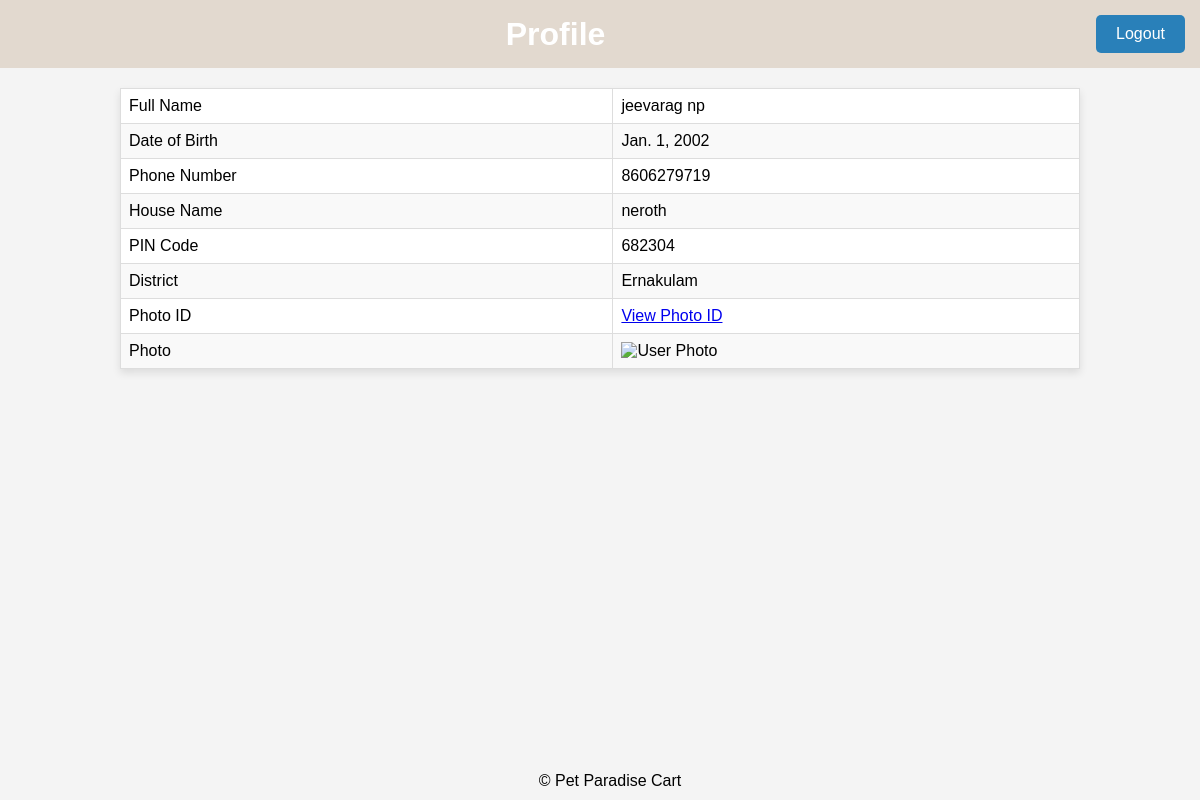
The page /profile/ (signed in) on the database its author committed.
### aapmapp/models.py (models this page shows, shortened)
class UserProfile(models.Model):
    user = models.ForeignKey("Dealer", on_delete=models.CASCADE)  # Assuming you have a ForeignKey relationship with the Dealer model
    fullname = models.CharField(max_length=100)
    dateofbirth = models.DateField()
    phone = models.CharField(max_length=10)
    housename = models.CharField(max_length=100)
    pincode = models.CharField(max_length=6)
    district = models.CharField(max_length=50, choices=[  # Add choices for the available districts
        ("Thiruvananthapuram", "Thiruvananthapuram"),
        ("Kollam", "Kollam"),
        ("Pathanamthitta", "Pathanamthitta"),
        ("Alappuzha", "Alappuzha"),
        ("Kottayam", "Kottayam"),
        ("Idukki", "Idukki"),
        ("Ernakulam", "Ernakulam"),
        ("Thrissur", "Thrissur"),
        ("Palakkad", "Palakkad"),
        ("Malappuram", "Malappuram"),
        ("Kozhikode", "Kozhikode"),
        ("Wayanad", "Wayanad"),
        ("Kannur", "Kannur"),
        ("Kasaragod", "Kasaragod"),
    ])
    photoid = models.FileField(upload_to='photoids/')  # Make sure to configure your media settings for file uploads
    photo = models.ImageField(upload_to='photos/')  # Make sure to configure your media settings for image uploads

### aapmapp/views.py (the view)
# urls.py: path('profile/', views.profile, name='profile'),
@login_required
def profile(request):
    user_profiles = UserProfile.objects.filter(user=request.user)
    if user_profiles.exists():
        user_profile = user_profiles.first()
        context = {
            'fullname': user_profile.fullname,
            'dateofbirth': user_profile.dateofbirth,
            'phone': user_profile.phone,
            'housename': user_profile.housename,
            'pincode': user_profile.pincode,
            'district': user_profile.district,
            'photoid': user_profile.photoid.url if user_profile.photoid else '',
            'photo': user_profile.photo.url if user_profile.photo else '',
        }
        return render(request, 'profile.html', context)
    else:
        raise Http404("UserProfile does not exist for this user")

### aapmapp/templates/profile.html (shortened to what this page needs)
<!DOCTYPE html>
<html>
<head>
</head>
<body>
    <header>
        <h1>Profile</h1>
        <a href="{% url 'logout' %}" class="logout-btn">Logout</a>
    </header>
    <table>
        <tr>
            <td>Full Name</td>
            <td>{{ fullname }}</td>
        </tr>
        <tr>
            <td>Date of Birth</td>
            <td>{{ dateofbirth }}</td>
        </tr>
        <tr>
            <td>Phone Number</td>
            <td>{{ phone }}</td>
        </tr>
        <tr>
            <td>House Name</td>
            <td>{{ housename }}</td>
        </tr>
        <tr>
            <td>PIN Code</td>
            <td>{{ pincode }}</td>
        </tr>
        <tr>
            <td>District</td>
            <td>{{ district }}</td>
        </tr>
        <tr>
            <td>Photo ID</td>
            <td><a href="{{ photoid }}" target="_blank">View Photo ID</a></td>
        </tr>
        <tr>
            <td>Photo</td>
            <td style=""><img src="{{ photo }}" alt="User Photo" width="200"></td>
        </tr>
    </table>
    <footer>
        &copy; Pet Paradise Cart
    </footer>
</body>
</html>

### aapmapp/templates/profile.html (style rules this page uses)
body { font-family: Arial, sans-serif; margin: 0; padding: 0; box-sizing: border-box; background-color: #f4f4f4; }
header { background-color: #e2d9cf; color: white; padding: 15px; text-align: center; display: flex; justify-content: space-between; align-items: center; }
header h1 { margin: 0; flex-grow: 1; }
.logout-btn { background-color: #2980b9; color: white; padding: 10px 20px; text-decoration: none; border: none; cursor: pointer; border-radius: 5px; }
table { width: 80%; margin: 20px auto; border-collapse: collapse; background-color: white; box-shadow: 0 4px 8px rgba(0, 0, 0, 0.1); }
th, td { border: 1px solid #ddd; padding: 8px; text-align: left; }
tr:nth-child(even) { background-color: #f9f9f9; }
footer { background-color: #ebf171 color: #ebf171; padding: 10px; text-align: center; position: fixed; bottom: 0; width: 100%; }

### rows shown on the page
UserProfile: fullname "jeevarag np", dateofbirth "Jan. 1, 2002", phone "8606279719", housename "neroth", pincode "682304", district "Ernakulam"
